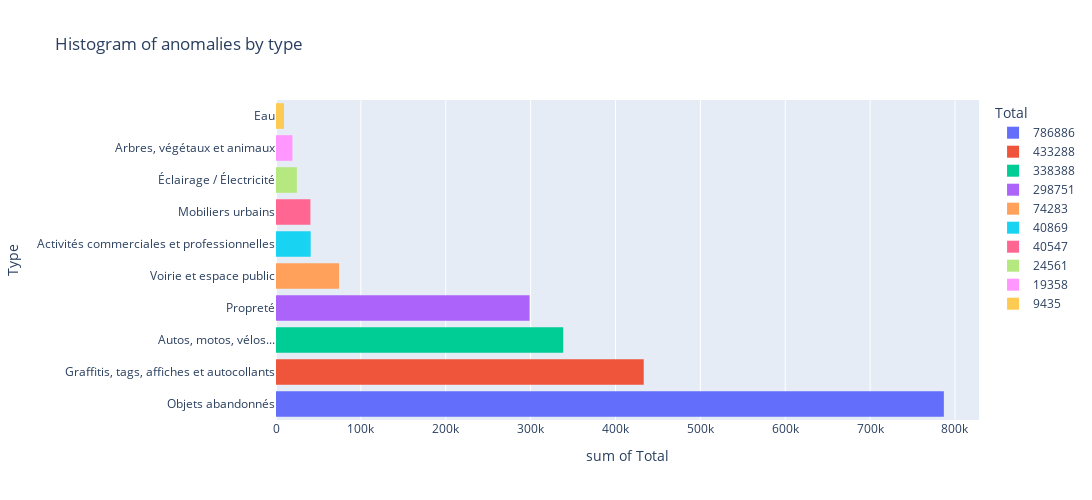

This figure's notebook cell:
### Code cell
df_final['TYPE DECLARATION'].replace(['Autos, motos, vélos... '],'Autos, motos, vélos...',inplace = True)

df_count_type = df_final['TYPE DECLARATION'].value_counts()

fig = px.histogram(df_count_type, y = df_count_type.index, x = 'TYPE DECLARATION',
            color='TYPE DECLARATION',
            width=1200, height=500,
            orientation='h',
            title='Histogram of anomalies by type',
            labels = {'index': 'Type', 'TYPE DECLARATION': 'Total'},)
fig.show()

### Figure 1 — Plotly figure (JSON) as saved in the notebook; plotly's stock layout.template omitted (floating-point values rounded to 4 significant figures)
{"data": [{"alignmentgroup": "True", "bingroup": "y", "histfunc": "sum", "hovertemplate": "Total=786886<br>sum of Total=%{x}<br>Type=%{y}<extra></extra>", "legendgroup": "786886", "marker": {"color": "#636efa", "pattern": {"shape": ""}}, "name": "786886", "offsetgroup": "786886", "orientation": "h", "showlegend": true, "type": "histogram", "x": [786886], "xaxis": "x", "y": ["Objets abandonnés"], "yaxis": "y"}, {"alignmentgroup": "True", "bingroup": "y", "histfunc": "sum", "hovertemplate": "Total=433288<br>sum of Total=%{x}<br>Type=%{y}<extra></extra>", "legendgroup": "433288", "marker": {"color": "#EF553B", "pattern": {"shape": ""}}, "name": "433288", "offsetgroup": "433288", "orientation": "h", "showlegend": true, "type": "histogram", "x": [433288], "xaxis": "x", "y": ["Graffitis, tags, affiches et autocollants"], "yaxis": "y"}, {"alignmentgroup": "True", "bingroup": "y", "histfunc": "sum", "hovertemplate": "Total=338388<br>sum of Total=%{x}<br>Type=%{y}<extra></extra>", "legendgroup": "338388", "marker": {"color": "#00cc96", "pattern": {"shape": ""}}, "name": "338388", "offsetgroup": "338388", "orientation": "h", "showlegend": true, "type": "histogram", "x": [338388], "xaxis": "x", "y": ["Autos, motos, vélos..."], "yaxis": "y"}, {"alignmentgroup": "True", "bingroup": "y", "histfunc": "sum", "hovertemplate": "Total=298751<br>sum of Total=%{x}<br>Type=%{y}<extra></extra>", "legendgroup": "298751", "marker": {"color": "#ab63fa", "pattern": {"shape": ""}}, "name": "298751", "offsetgroup": "298751", "orientation": "h", "showlegend": true, "type": "histogram", "x": [298751], "xaxis": "x", "y": ["Propreté"], "yaxis": "y"}, {"alignmentgroup": "True", "bingroup": "y", "histfunc": "sum", "hovertemplate": "Total=74283<br>sum of Total=%{x}<br>Type=%{y}<extra></extra>", "legendgroup": "74283", "marker": {"color": "#FFA15A", "pattern": {"shape": ""}}, "name": "74283", "offsetgroup": "74283", "orientation": "h", "showlegend": true, "type": "histogram", "x": [74283], "xaxis": "x", "y": ["Voirie et espace public"], "yaxis": "y"}, {"alignmentgroup": "True", "bingroup": "y", "histfunc": "sum", "hovertemplate": "Total=40869<br>sum of Total=%{x}<br>Type=%{y}<extra></extra>", "legendgroup": "40869", "marker": {"color": "#19d3f3", "pattern": {"shape": ""}}, "name": "40869", "offsetgroup": "40869", "orientation": "h", "showlegend": true, "type": "histogram", "x": [40869], "xaxis": "x", "y": ["Activités commerciales et professionnelles"], "yaxis": "y"}, {"alignmentgroup": "True", "bingroup": "y", "histfunc": "sum", "hovertemplate": "Total=40547<br>sum of Total=%{x}<br>Type=%{y}<extra></extra>", "legendgroup": "40547", "marker": {"color": "#FF6692", "pattern": {"shape": ""}}, "name": "40547", "offsetgroup": "40547", "orientation": "h", "showlegend": true, "type": "histogram", "x": [40547], "xaxis": "x", "y": ["Mobiliers urbains"], "yaxis": "y"}, {"alignmentgroup": "True", "bingroup": "y", "histfunc": "sum", "hovertemplate": "Total=24561<br>sum of Total=%{x}<br>Type=%{y}<extra></extra>", "legendgroup": "24561", "marker": {"color": "#B6E880", "pattern": {"shape": ""}}, "name": "24561", "offsetgroup": "24561", "orientation": "h", "showlegend": true, "type": "histogram", "x": [24561], "xaxis": "x", "y": ["Éclairage / Électricité"], "yaxis": "y"}, {"alignmentgroup": "True", "bingroup": "y", "histfunc": "sum", "hovertemplate": "Total=19358<br>sum of Total=%{x}<br>Type=%{y}<extra></extra>", "legendgroup": "19358", "marker": {"color": "#FF97FF", "pattern": {"shape": ""}}, "name": "19358", "offsetgroup": "19358", "orientation": "h", "showlegend": true, "type": "histogram", "x": [19358], "xaxis": "x", "y": ["Arbres, végétaux et animaux"], "yaxis": "y"}, {"alignmentgroup": "True", "bingroup": "y", "histfunc": "sum", "hovertemplate": "Total=9435<br>sum of Total=%{x}<br>Type=%{y}<extra></extra>", "legendgroup": "9435", "marker": {"color": "#FECB52", "pattern": {"shape": ""}}, "name": "9435", "offsetgroup": "9435", "orientation": "h", "showlegend": true, "type": "histogram", "x": [9435], "xaxis": "x", "y": ["Eau"], "yaxis": "y"}], "layout": {"barmode": "relative", "height": 500, "legend": {"title": {"text": "Total"}, "tracegroupgap": 0}, "title": {"text": "Histogram of anomalies by type"}, "width": 1200, "xaxis": {"anchor": "y", "categoryarray": [786886, 433288, 338388, 298751, 74283, 40869, 40547, 24561, 19358, 9435], "categoryorder": "array", "domain": [0, 1], "title": {"text": "sum of Total"}}, "yaxis": {"anchor": "x", "domain": [0, 1], "title": {"text": "Type"}}}}
